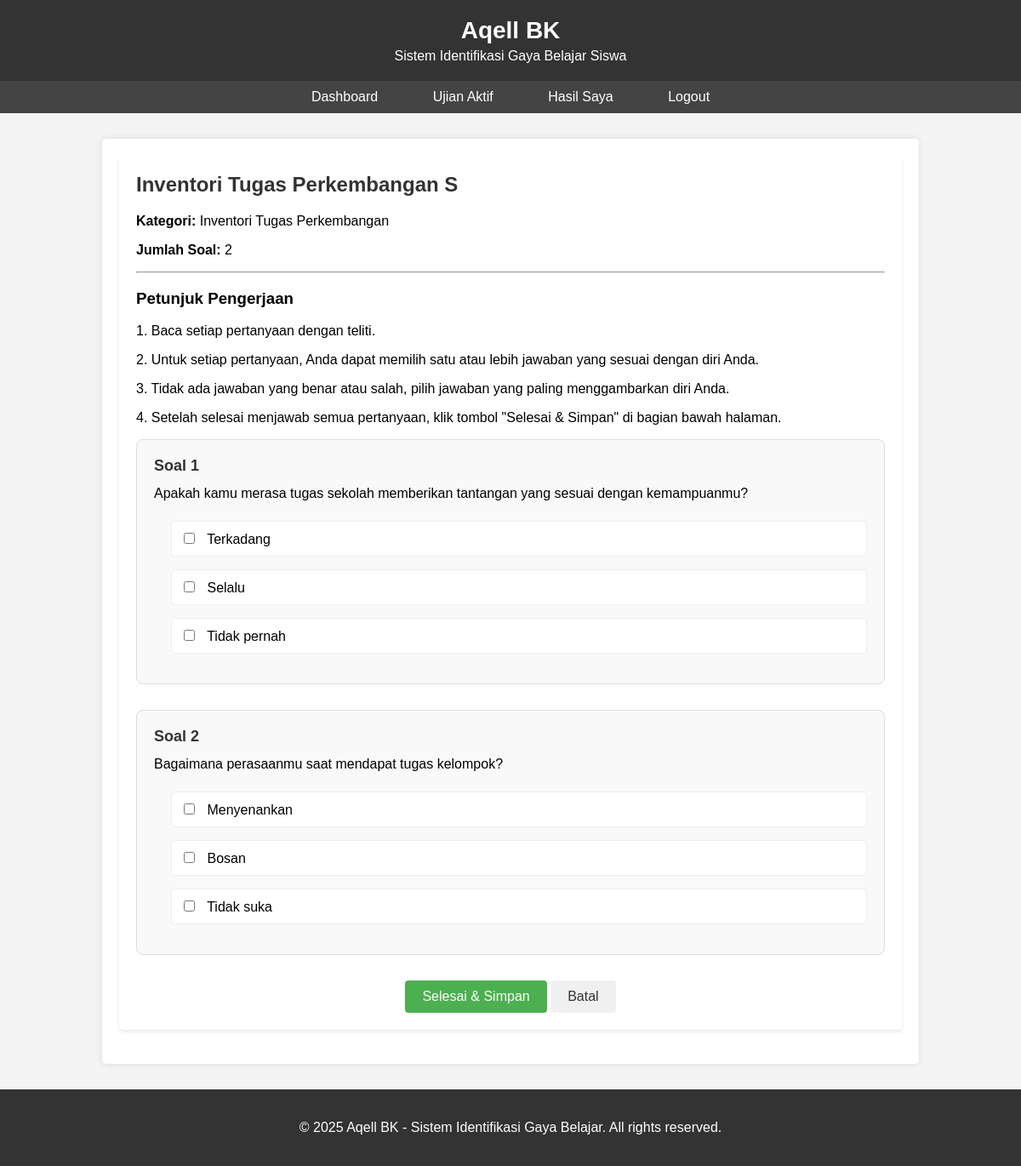
The page /aqell_ujian/aqell_ikuti_ujian.php?paket=16 (signed in) on the database its author committed.
### tables this page shows
CREATE TABLE `aqell_paket_ujian` (
  `aqell_id_paket` int(11) NOT NULL,
  `aqell_nama_paket` varchar(30) NOT NULL,
  `aqell_id_kategori` int(11) NOT NULL
);

CREATE TABLE `aqell_kategori` (
  `aqell_id_kategori` int(11) NOT NULL,
  `aqell_nama_kategori` varchar(30) NOT NULL
);

CREATE TABLE `aqell_soal` (
  `aqell_id_soal` int(11) NOT NULL,
  `aqell_id_paket` int(11) NOT NULL,
  `aqell_isi_soal` text NOT NULL,
  `aqell_jawaban` set('a','b','c') NOT NULL,
  `aqell_opsi_a` text NOT NULL,
  `aqell_opsi_b` text NOT NULL,
  `aqell_opsi_c` text NOT NULL
);

### aqell_ujian/aqell_ikuti_ujian.php (the view, shortened to what this page needs)
<?php
require_once('../aqell_config/aqell_db.php');
$aqell_id_paket = $_GET['paket'];
$aqell_query_paket = "SELECT p.*, k.aqell_nama_kategori, k.aqell_id_kategori
                      FROM aqell_paket_ujian p
                      JOIN aqell_kategori k ON p.aqell_id_kategori = k.aqell_id_kategori
                      WHERE p.aqell_id_paket = $aqell_id_paket";
$aqell_result_paket = mysqli_query($aqell_conn, $aqell_query_paket);
$aqell_paket = mysqli_fetch_assoc($aqell_result_paket);
$aqell_query_soal = "SELECT * FROM aqell_soal WHERE aqell_id_paket = $aqell_id_paket ORDER BY aqell_id_soal";
$aqell_result_soal = mysqli_query($aqell_conn, $aqell_query_soal);
$aqell_total_soal = mysqli_num_rows($aqell_result_soal);
?>
<!DOCTYPE html>
<html>
<head>
    <link rel="stylesheet" href="../aqell_assets/aqell_css/aqell_style.css">
</head>
<body>
    <div class="aqell_header">
        <h1>Aqell BK</h1>
        <p>Sistem Identifikasi Gaya Belajar Siswa</p>
    </div>
    <div class="aqell_nav">
        <a href="../aqell_siswa/aqell_dashboard_siswa.php">Dashboard</a>
        <a href="aqell_list_aktif.php">Ujian Aktif</a>
        <a href="../aqell_hasil/aqell_hasil_siswa.php">Hasil Saya</a>
        <a href="../aqell_auth/aqell_logout.php">Logout</a>
    </div>
    <div class="aqell_container">
        <div class="aqell_content" style="width: 100%;">
            <div class="aqell_card">
                <h2><?php echo $aqell_paket['aqell_nama_paket']; ?></h2>
                <p><strong>Kategori:</strong> <?php echo $aqell_paket['aqell_nama_kategori']; ?></p>
                <p><strong>Jumlah Soal:</strong> <?php echo $aqell_total_soal; ?></p>
                <hr>
                <h3>Petunjuk Pengerjaan</h3>
                <p>1. Baca setiap pertanyaan dengan teliti.</p>
                <p>2. Untuk setiap pertanyaan, Anda dapat memilih satu atau lebih jawaban yang sesuai dengan diri Anda.</p>
                <p>3. Tidak ada jawaban yang benar atau salah, pilih jawaban yang paling menggambarkan diri Anda.</p>
                <p>4. Setelah selesai menjawab semua pertanyaan, klik tombol "Selesai & Simpan" di bagian bawah halaman.</p>
                <form method="post" action="" id="ujianForm">
                    <?php
                    $no = 1;
                    mysqli_data_seek($aqell_result_soal, 0);
                    while($soal = mysqli_fetch_assoc($aqell_result_soal)):
                    ?>
                        <div class="aqell_question">
                            <div class="aqell_question_number">Soal <?php echo $no; ?></div>
                            <div class="aqell_question_text"><?php echo $soal['aqell_isi_soal']; ?></div>
                            <div class="aqell_options">
                                <div class="aqell_option">
                                    <input type="checkbox" id="jawaban_<?php echo $soal['aqell_id_soal']; ?>_a" name="jawaban_<?php echo $soal['aqell_id_soal']; ?>[]" value="a">
                                    <label for="jawaban_<?php echo $soal['aqell_id_soal']; ?>_a"><?php echo $soal['aqell_opsi_a']; ?></label>
                                </div>
                                <div class="aqell_option">
                                    <input type="checkbox" id="jawaban_<?php echo $soal['aqell_id_soal']; ?>_b" name="jawaban_<?php echo $soal['aqell_id_soal']; ?>[]" value="b">
                                    <label for="jawaban_<?php echo $soal['aqell_id_soal']; ?>_b"><?php echo $soal['aqell_opsi_b']; ?></label>
                                </div>
                                <div class="aqell_option">
                                    <input type="checkbox" id="jawaban_<?php echo $soal['aqell_id_soal']; ?>_c" name="jawaban_<?php echo $soal['aqell_id_soal']; ?>[]" value="c">
                                    <label for="jawaban_<?php echo $soal['aqell_id_soal']; ?>_c"><?php echo $soal['aqell_opsi_c']; ?></label>
                                </div>
                            </div>
                        </div>
                    <?php
                    $no++;
                    endwhile;
                    ?>
                    <div style="margin-top: 30px; text-align: center;">
                        <button type="submit" name="submit" class="aqell_btn">Selesai & Simpan</button>
                        <a href="aqell_pilih_paket.php" class="aqell_btn aqell_btn_secondary" onclick="return confirm('Apakah Anda yakin ingin membatalkan ujian ini?')">Batal</a>
                    </div>
                </form>
            </div>
        </div>
    </div>
    <div class="aqell_footer">
        <p>&copy; <?php echo date('Y'); ?> Aqell BK - Sistem Identifikasi Gaya Belajar. All rights reserved.</p>
    </div>
</body>
</html>

### aqell_assets/aqell_css/aqell_style.css (style rules this page uses)
body { font-family: Arial, sans-serif; margin: 0; padding: 0; background-color: #f4f4f4; }
.aqell_header { background-color: #333; color: white; padding: 20px 0; text-align: center; }
.aqell_header h1 { margin: 0; font-size: 28px; }
.aqell_header p { margin: 5px 0 0; font-size: 16px; }
.aqell_nav { background-color: #444; text-align: center; padding: 10px 0; }
.aqell_nav a { color: white; text-decoration: none; margin: 0 20px; font-size: 16px; transition: 0.3s; padding: 5px 10px; border-radius: 3px; }
.aqell_container { width: 80%; margin: 30px auto; display: flex; flex-wrap: wrap; min-height: 600px; }
.aqell_content { flex: 1; background: #fff; padding: 20px; box-shadow: 0 0 10px rgba(0, 0, 0, 0.1); border-radius: 5px; }
.aqell_card { background: white; padding: 20px; margin-bottom: 20px; border-radius: 5px; box-shadow: 0 2px 4px rgba(0, 0, 0, 0.1); }
.aqell_card h2 { margin-top: 0; color: #333; }
.aqell_btn { display: inline-block; padding: 10px 20px; background-color: #4CAF50; color: white; border: none; border-radius: 4px; cursor: pointer; font-size: 16px; text-decoration: none; }
.aqell_btn_secondary { background-color: #f0f0f0; color: #333; }
.aqell_footer { background-color: #333; color: white; text-align: center; padding: 20px 0; margin-top: 30px; }

### aqell_ujian/aqell_ikuti_ujian.php (style rules this page uses)
.aqell_question { padding: 20px; border: 1px solid #ddd; border-radius: 8px; margin-bottom: 30px; background-color: #f9f9f9; }
.aqell_question_number { font-weight: bold; font-size: 18px; margin-bottom: 10px; color: #333; }
.aqell_question_text { font-size: 16px; margin-bottom: 20px; line-height: 1.5; }
.aqell_options { margin-left: 20px; }
.aqell_option { margin-bottom: 15px; padding: 10px; border: 1px solid #eee; border-radius: 5px; background-color: white; transition: background-color 0.2s; }
.aqell_option input[type="checkbox"], .aqell_option input[type="radio"] { margin-right: 10px; }

### rows shown on the page
aqell_paket_ujian: aqell_nama_paket "Inventori Tugas Perkembangan S", aqell_id_kategori.aqell_nama_kategori "Inventori Tugas Perkembangan"
aqell_soal: aqell_isi_soal "Apakah kamu merasa tugas sekolah memberikan tantangan yang sesuai dengan kemampuanmu?", aqell_opsi_a "Terkadang", aqell_opsi_b "Selalu", aqell_opsi_c "Tidak pernah"
aqell_soal: aqell_isi_soal "Bagaimana perasaanmu saat mendapat tugas kelompok?", aqell_opsi_a "Menyenankan", aqell_opsi_b "Bosan", aqell_opsi_c "Tidak suka"

### other values the page prints
$aqell_total_soal "2"
